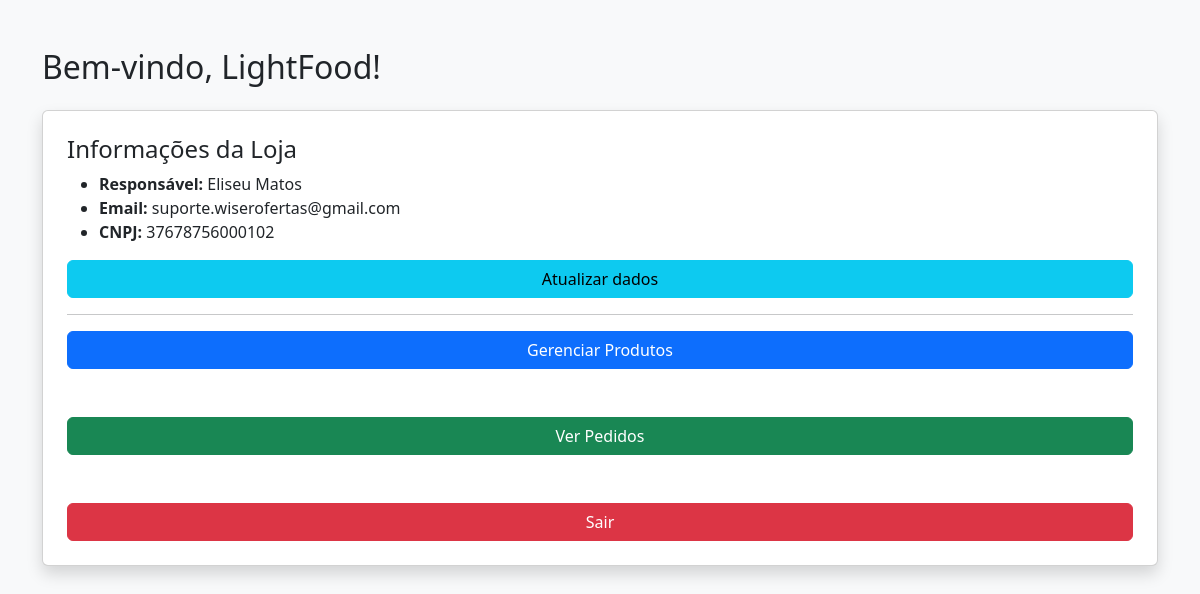
Screenshot of /dashboard_store (signed in) with the database file from the repository.
### estudo/models.py (models this page shows, shortened)
class Store(db.Model,UserMixin):
    id=db.Column(db.Integer,primary_key=True)
    nome=db.Column(db.String, nullable=True)
    sobrenome=db.Column(db.String, nullable=True)
    email=db.Column(db.String, nullable=True)
    celularp=db.Column(db.Integer, nullable=True)
    senha=db.Column(db.String, nullable=True)
    cnpj=db.Column(db.Integer, nullable=True)
    nomedaloja=db.Column(db.String, nullable=True)
    nextreferencia=db.Column(db.String, nullable=True)
    endereco=db.Column(db.String, nullable=True)

### estudo/routes.py (the view)
@app.route("/dashboard_store")
@login_required
def dashboard_store():
    if not hasattr(current_user, "cnpj"):
        flash("Acesso permitido somente para lojas!", "danger")
        return redirect(url_for("homepage"))
    return render_template("dashboard_store.html", loja=current_user)

### estudo/__init__.py (called while the page is built)
@login_manager.user_loader
def load_user(user_key):
    if ":" not in user_key:
        return None
    tipo, user_id = user_key.split(":")
    if tipo == "user":
        return User.query.get(int(user_id))
    elif tipo == "store":
        return Store.query.get(int(user_id))
    return None

@app.context_processor
def inject_user_type():
    tipo = None
    if current_user.is_authenticated:
        user_cookie = session.get('_user_id', '')
        if ':' in user_cookie:
            tipo = user_cookie.split(':')[0]
    return dict(tipo_usuario=tipo)

### estudo/templates/dashboard_store.html (shortened to what this page needs)
<!DOCTYPE html>
<html lang="pt-BR">
<head>
    <link rel="stylesheet" href="https://cdn.jsdelivr.net/npm/bootstrap@5.3.2/dist/css/bootstrap.min.css">
</head>
<body class="bg-light">
    <div class="container py-5">
        <h2 class="mb-4">Bem-vindo, {{ loja.nomedaloja }}!</h2>
        <div class="card p-4 shadow">
            <h4>Informações da Loja</h4>
            <ul>
                <li><strong>Responsável:</strong> {{ loja.nome }} {{ loja.sobrenome }}</li>
                <li><strong>Email:</strong> {{ loja.email }}</li>
                <li><strong>CNPJ:</strong> {{ loja.cnpj }}</li>
            </ul>
            <a class="btn btn-info" href="{{url_for('atualizar_cadastro_lojista')}}">Atualizar dados</a>
            <hr>
            <a href="{{url_for('produtos_lista')}}" class="btn btn-primary w-100">Gerenciar Produtos</a>
            <br><br>
            <a href="#" class="btn btn-success w-100">Ver Pedidos</a>
            <br><br>
            <a href="{{url_for('logout')}}" class="btn btn-danger w-100">Sair</a>
        </div>
    </div>
</body>
</html>

### rows the page displays
Store: nomedaloja "LightFood", nome "Eliseu", sobrenome "Matos", email "suporte.wiserofertas@gmail.com", cnpj "37678756000102"
